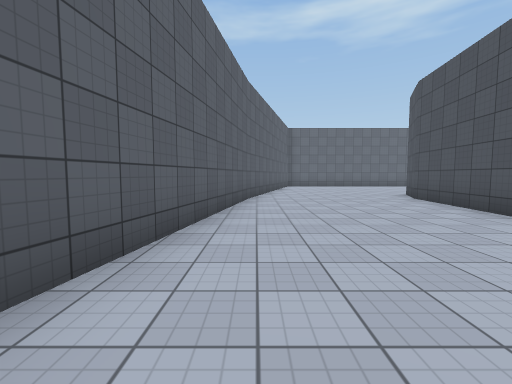
view 1 (above)

16 first-person views from a walk through a scene from a Unity 3-D project. The camera is 1.4 m above the floor, tilts 4° down and sees 90° across. The floor is counted in squares, 2 m on a side. Each view is taken from the middle of a square. On the plan, view 1 faces up. The plan holds only what a view shows up to about 9 squares ahead; the rest is blank. The place goes on beyond the plan. The player is left out. Surface patterns are stand-ins for the level's own textures.

view 2
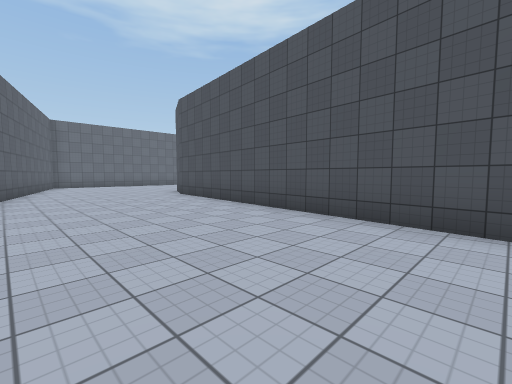

view 3
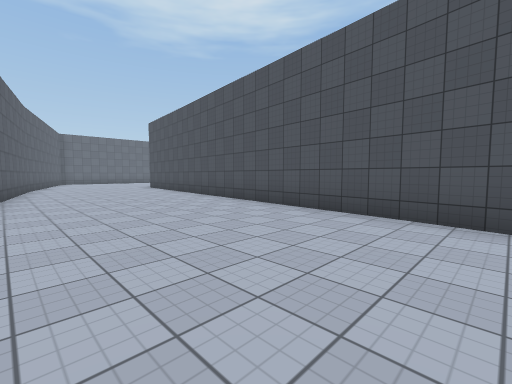

view 4
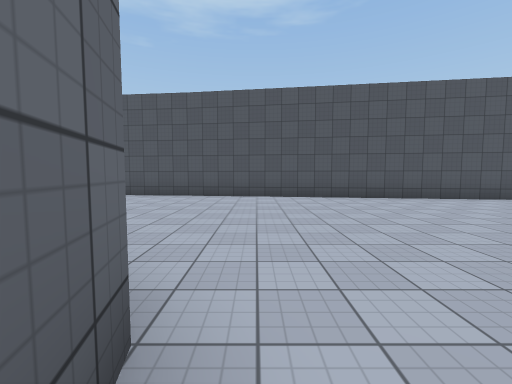

view 5
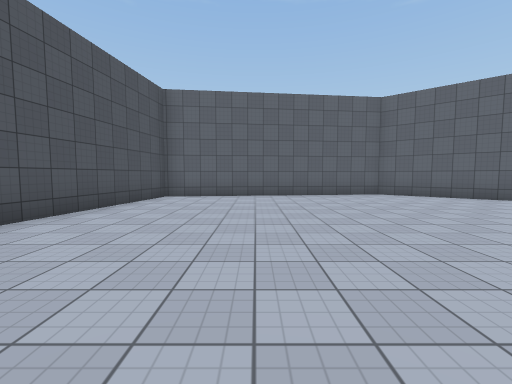

view 6
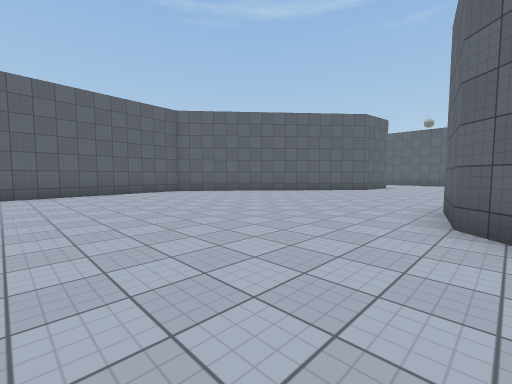

view 7
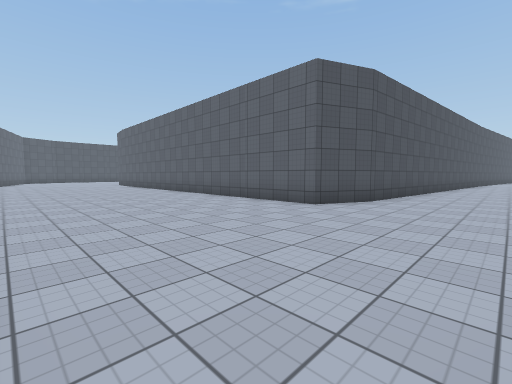

view 8
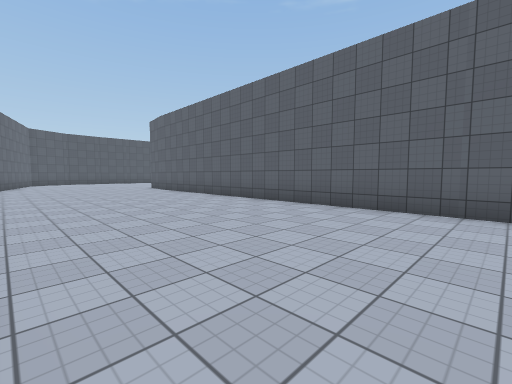

view 9
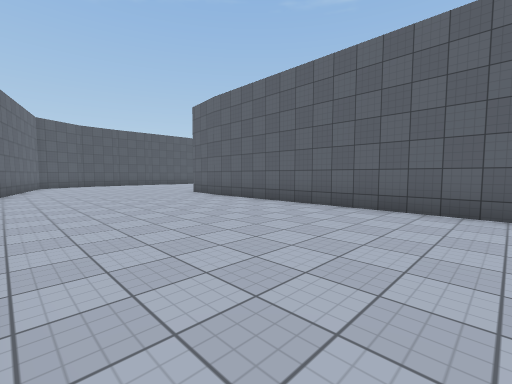

view 10
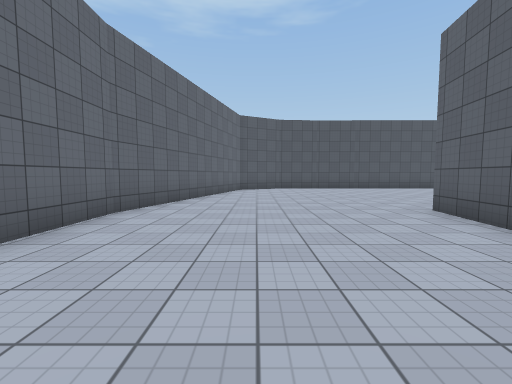

view 11
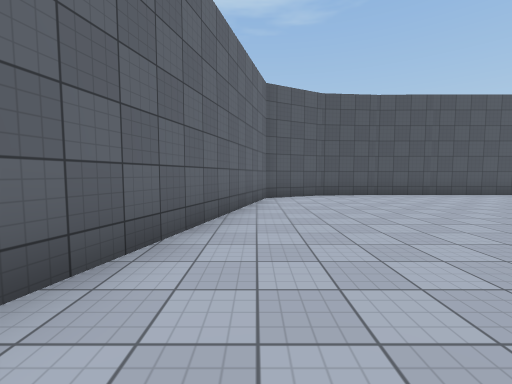

view 12
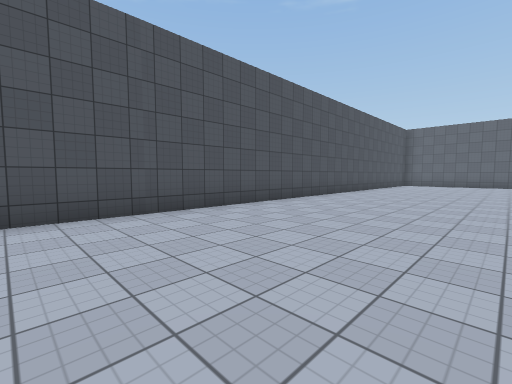

view 13
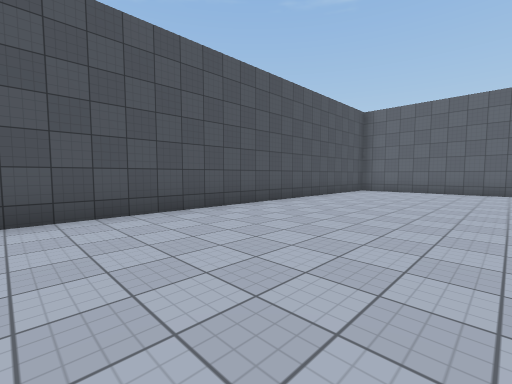

view 14
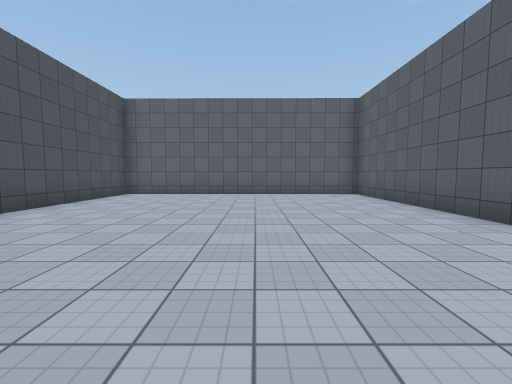

view 15
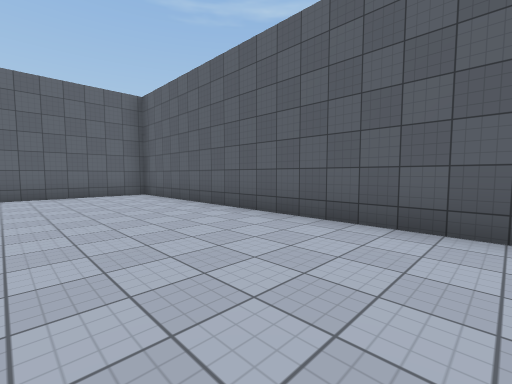

view 16
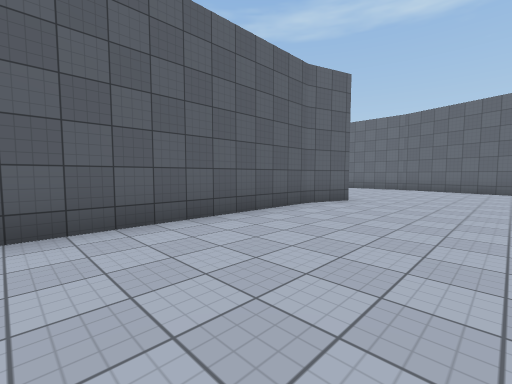

### Floor plan
Points are (right, up) in squares from view 1. A wall is a line through its corners. A room is listed if a view was taken in it or the views show most of it. See-through windows are left out.
Room 1 (views 1, 2, 3, 4, 5, 6, 7, 8, 9, 10, 11, 12, 13, 14, 15, 16)
walls: (18.1, 8.8) (19.9, 8.6) (19.5, 7.2) (19.5, -7.9) (27.5, -7.9) (27.5, 10.9); (19.6, 14.6) (17.5, 14.6); (0.8, 11) (-0.2, 7.3) (-1.3, 1.3); (3.3, -4.9) (4.5, 7.3) (5.2, 8.9) (18.3, 8.8); (27.4, 10.8) (26.5, 12.7) (19.5, 14.6); (-3.4, -5.9) (-4, -6.5) (-5.8, -6.9); (-7.8, -13.6) (-5.2, -15.8) (1.8, -15) (3.3, -4.8)

Where each view was taken, in squares from view 1:
view 1: 0 up, 0 right, facing up
view 2: 1 down, 0 right, facing up-right
view 3: 6 down, 1 left, facing up-right
view 4: 7 down, 5 left, facing right
view 5: 7 down, 1 left, facing down
view 6: 6 down, 0 right, facing down-left
view 7: 14 up, 2 right, facing down-right
view 8: 14 up, 7 right, facing down-right
view 9: 14 up, 11 right, facing down-right
view 10: 12 up, 15 right, facing right
view 11: 13 up, 19 right, facing right
view 12: 9 up, 23 right, facing down-right
view 13: 3 up, 23 right, facing down-right
view 14: 1 up, 23 right, facing down
view 15: 1 up, 23 right, facing down-left
view 16: 2 up, 23 right, facing up-left
